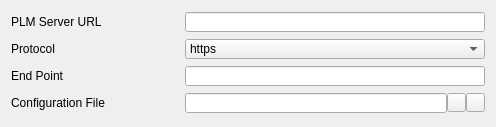
<?xml version="1.0" encoding="UTF-8"?>
<ui version="4.0">
 <class>PLMSettings</class>
 <widget class="QWidget" name="PLMSettings">
  <property name="geometry">
   <rect>
    <x>0</x>
    <y>0</y>
    <width>496</width>
    <height>127</height>
   </rect>
  </property>
  <property name="windowTitle">
   <string>Form</string>
  </property>
  <layout class="QGridLayout" name="gridLayout">
   <item row="0" column="0">
    <layout class="QHBoxLayout" name="hLayout_PLMServerURL">
     <property name="spacing">
      <number>0</number>
     </property>
     <item>
      <widget class="QLabel" name="labelURL_8">
       <property name="text">
        <string>PLM Server URL</string>
       </property>
      </widget>
     </item>
     <item>
      <spacer name="horizontalSpacer_8">
       <property name="orientation">
        <enum>Qt::Horizontal</enum>
       </property>
       <property name="sizeHint" stdset="0">
        <size>
         <width>40</width>
         <height>20</height>
        </size>
       </property>
      </spacer>
     </item>
     <item>
      <widget class="QLineEdit" name="lineEdit_PLMServerURL">
       <property name="sizePolicy">
        <sizepolicy hsizetype="Fixed" vsizetype="Fixed">
         <horstretch>0</horstretch>
         <verstretch>0</verstretch>
        </sizepolicy>
       </property>
       <property name="minimumSize">
        <size>
         <width>300</width>
         <height>20</height>
        </size>
       </property>
       <property name="maximumSize">
        <size>
         <width>300</width>
         <height>20</height>
        </size>
       </property>
      </widget>
     </item>
    </layout>
   </item>
   <item row="1" column="0">
    <layout class="QHBoxLayout" name="hLayoutProtocol">
     <property name="spacing">
      <number>0</number>
     </property>
     <item>
      <widget class="QLabel" name="labelURL_9">
       <property name="text">
        <string>Protocol</string>
       </property>
      </widget>
     </item>
     <item>
      <spacer name="horizontalSpacer_9">
       <property name="orientation">
        <enum>Qt::Horizontal</enum>
       </property>
       <property name="sizeHint" stdset="0">
        <size>
         <width>40</width>
         <height>20</height>
        </size>
       </property>
      </spacer>
     </item>
     <item>
      <widget class="QComboBox" name="comboBox_Protocol">
       <property name="sizePolicy">
        <sizepolicy hsizetype="Fixed" vsizetype="Fixed">
         <horstretch>0</horstretch>
         <verstretch>0</verstretch>
        </sizepolicy>
       </property>
       <property name="minimumSize">
        <size>
         <width>300</width>
         <height>20</height>
        </size>
       </property>
       <property name="maximumSize">
        <size>
         <width>300</width>
         <height>20</height>
        </size>
       </property>
       <item>
        <property name="text">
         <string>https</string>
        </property>
       </item>
       <item>
        <property name="text">
         <string>http</string>
        </property>
       </item>
       <item>
        <property name="text">
         <string>ssh</string>
        </property>
       </item>
      </widget>
     </item>
    </layout>
   </item>
   <item row="2" column="0">
    <layout class="QHBoxLayout" name="hLayout_EndPoint">
     <property name="spacing">
      <number>0</number>
     </property>
     <item>
      <widget class="QLabel" name="labelURL_6">
       <property name="text">
        <string>End Point</string>
       </property>
      </widget>
     </item>
     <item>
      <spacer name="horizontalSpacer_6">
       <property name="orientation">
        <enum>Qt::Horizontal</enum>
       </property>
       <property name="sizeHint" stdset="0">
        <size>
         <width>40</width>
         <height>20</height>
        </size>
       </property>
      </spacer>
     </item>
     <item>
      <widget class="QLineEdit" name="lineEdit_EndPoint">
       <property name="sizePolicy">
        <sizepolicy hsizetype="Fixed" vsizetype="Fixed">
         <horstretch>0</horstretch>
         <verstretch>0</verstretch>
        </sizepolicy>
       </property>
       <property name="minimumSize">
        <size>
         <width>300</width>
         <height>20</height>
        </size>
       </property>
       <property name="maximumSize">
        <size>
         <width>300</width>
         <height>20</height>
        </size>
       </property>
      </widget>
     </item>
    </layout>
   </item>
   <item row="3" column="0">
    <layout class="QHBoxLayout" name="hLayout_ConfigurationFile">
     <property name="spacing">
      <number>0</number>
     </property>
     <item>
      <widget class="QLabel" name="labelURL_5">
       <property name="text">
        <string>Configuration File</string>
       </property>
      </widget>
     </item>
     <item>
      <spacer name="horizontalSpacer_5">
       <property name="orientation">
        <enum>Qt::Horizontal</enum>
       </property>
       <property name="sizeHint" stdset="0">
        <size>
         <width>40</width>
         <height>20</height>
        </size>
       </property>
      </spacer>
     </item>
     <item>
      <widget class="QLineEdit" name="lineEdit_ConfigurationFile">
       <property name="sizePolicy">
        <sizepolicy hsizetype="Fixed" vsizetype="Fixed">
         <horstretch>0</horstretch>
         <verstretch>0</verstretch>
        </sizepolicy>
       </property>
       <property name="minimumSize">
        <size>
         <width>262</width>
         <height>20</height>
        </size>
       </property>
       <property name="maximumSize">
        <size>
         <width>270</width>
         <height>20</height>
        </size>
       </property>
      </widget>
     </item>
     <item>
      <widget class="QPushButton" name="pbOpen">
       <property name="sizePolicy">
        <sizepolicy hsizetype="Fixed" vsizetype="Fixed">
         <horstretch>0</horstretch>
         <verstretch>0</verstretch>
        </sizepolicy>
       </property>
       <property name="minimumSize">
        <size>
         <width>19</width>
         <height>19</height>
        </size>
       </property>
       <property name="maximumSize">
        <size>
         <width>19</width>
         <height>19</height>
        </size>
       </property>
       <property name="text">
        <string/>
       </property>
       <property name="icon">
        <iconset>
         <normaloff>:/Resources/btn_icon_open_none.svg</normaloff>:/Resources/btn_icon_open_none.svg</iconset>
       </property>
      </widget>
     </item>
     <item>
      <widget class="QPushButton" name="pbRefresh">
       <property name="sizePolicy">
        <sizepolicy hsizetype="Fixed" vsizetype="Fixed">
         <horstretch>0</horstretch>
         <verstretch>0</verstretch>
        </sizepolicy>
       </property>
       <property name="minimumSize">
        <size>
         <width>19</width>
         <height>19</height>
        </size>
       </property>
       <property name="maximumSize">
        <size>
         <width>19</width>
         <height>19</height>
        </size>
       </property>
       <property name="text">
        <string/>
       </property>
       <property name="icon">
        <iconset>
         <normaloff>:/Resources/btn_icon_refresh_none.svg</normaloff>:/Resources/btn_icon_refresh_none.svg</iconset>
       </property>
      </widget>
     </item>
    </layout>
   </item>
  </layout>
 </widget>
 <resources/>
 <connections/>
</ui>
